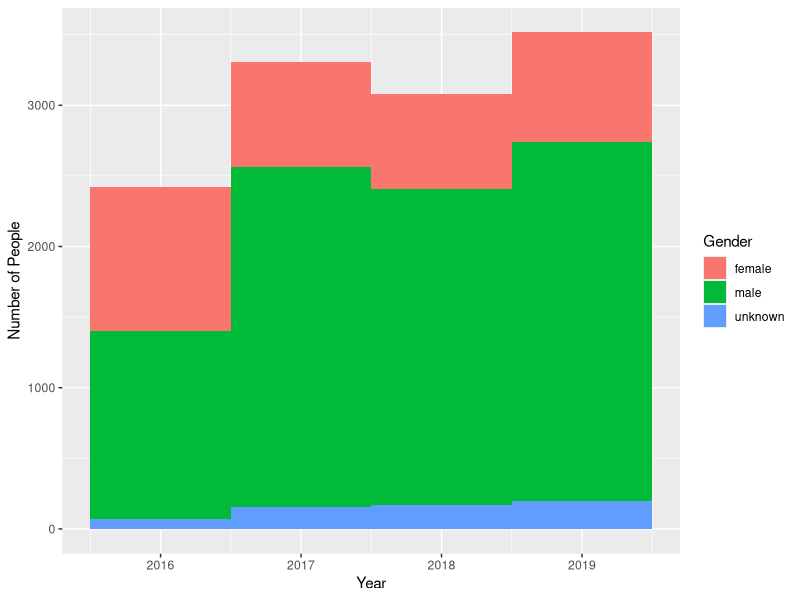
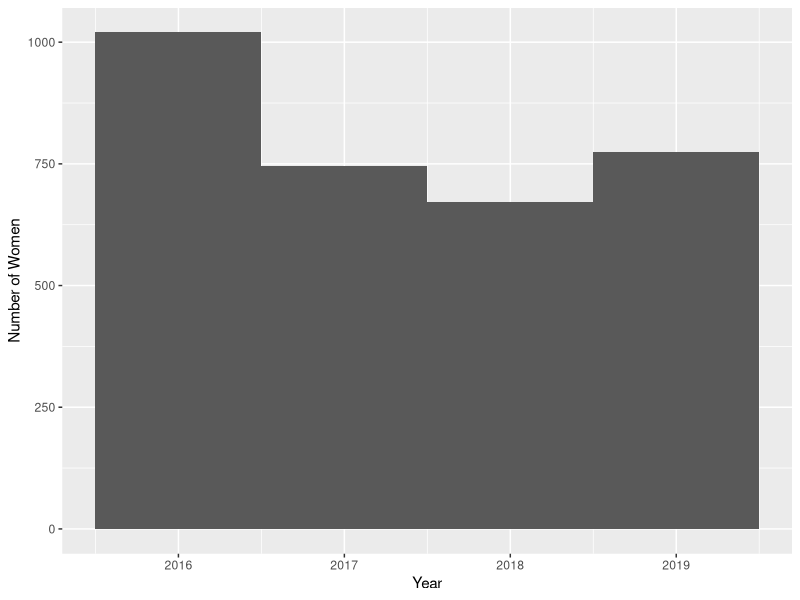
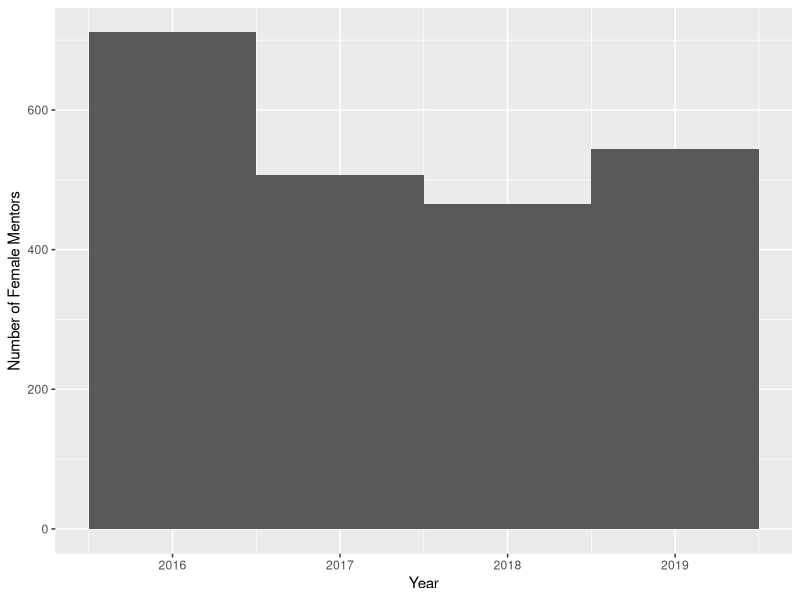
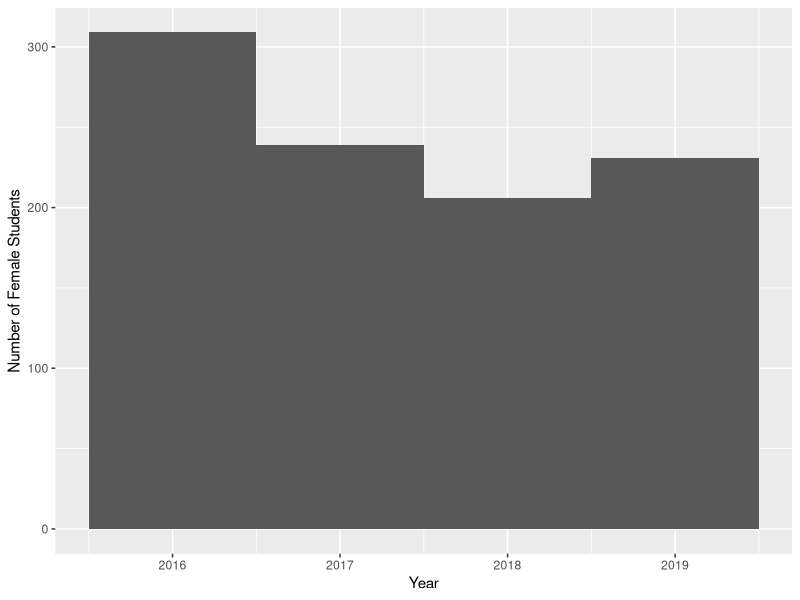
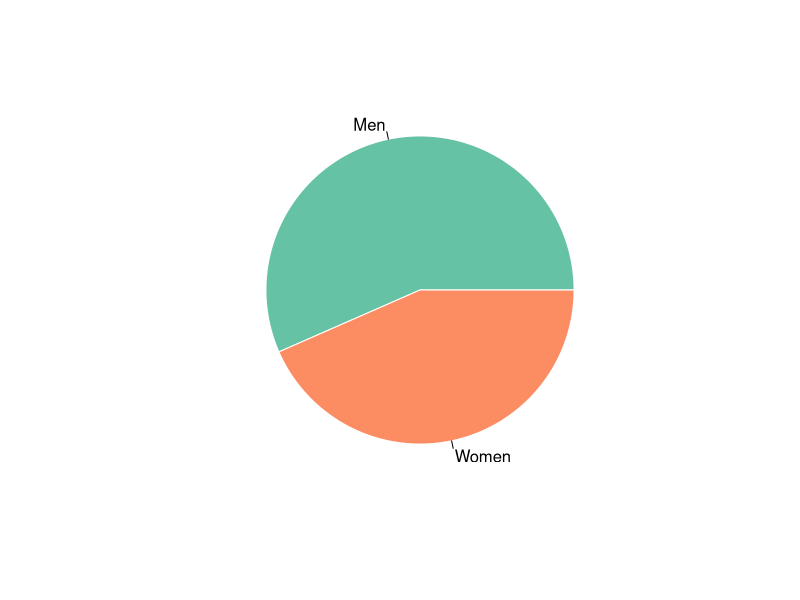
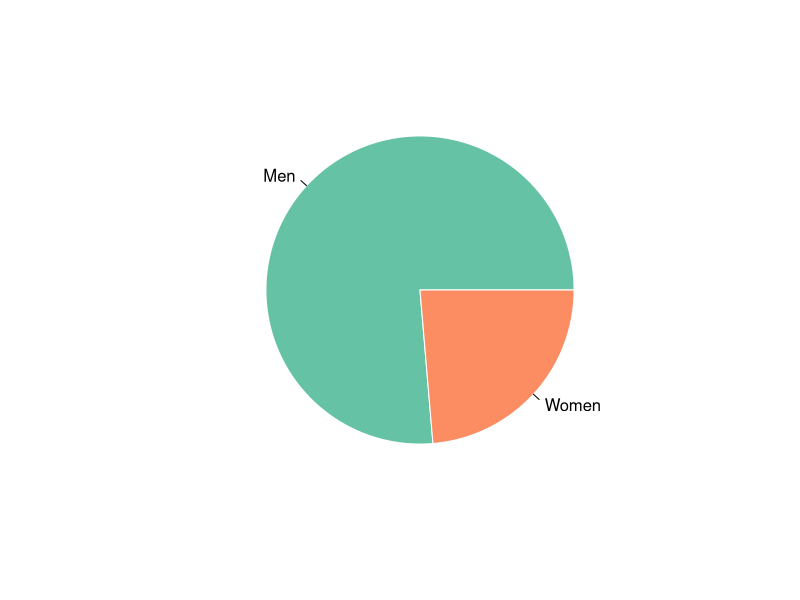
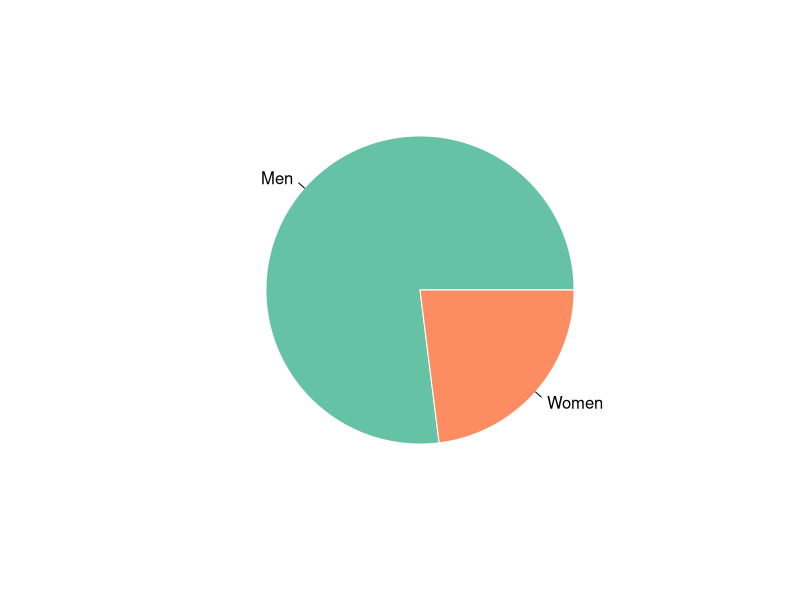
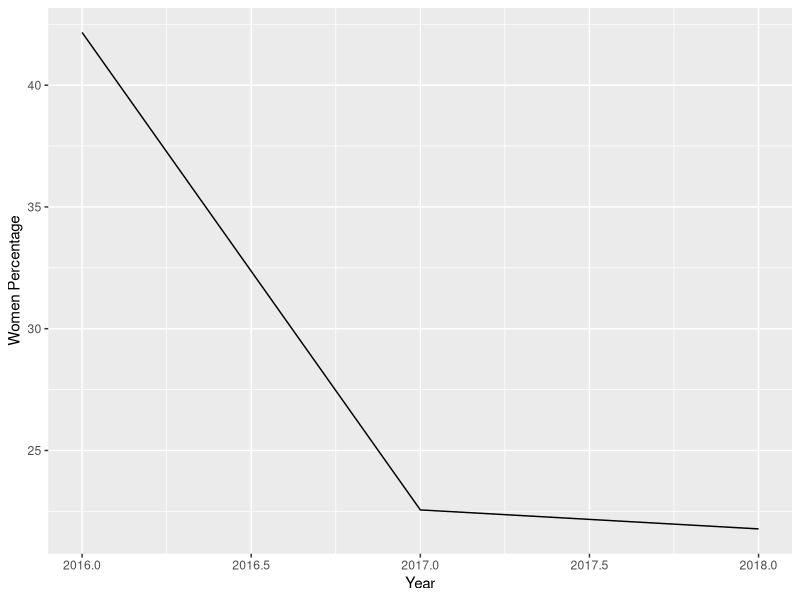

These charts were generated, in order, by the following R code:
## ---- chunk 1
knitr::opts_chunk$set(echo = TRUE)
library(dplyr)
library(ggplot2)
library(RColorBrewer)
## ---- chunk 2
gsoc_data <- read.csv(file="gsoc_data.csv", header=TRUE, sep=",")
myPalette <- brewer.pal(5, "Set2") 

## ---- chunk 3
qplot(x = Year, fill = Gender, data = gsoc_data, binwidth = 1, xlab="Year", ylab="Number of People")

## ---- chunk 4
mulheres <- gsoc_data %>%
  filter(Gender == "female")
## ---- chunk 5
qplot(x = Year, data = mulheres, binwidth = 1, xlab="Year", ylab="Number of Women") 
## ---- chunk 6
mulheres <- gsoc_data %>%
  filter(Gender == "female" & Person.Type == "mentor")
## ---- chunk 7
qplot(x = Year, data = mulheres, binwidth = 1, xlab="Year", ylab="Number of Female Mentors")
## ---- chunk 8
mulheres <- gsoc_data %>%
  filter(Gender == "female" & Person.Type == "student")
## ---- chunk 9
qplot(x = Year, data = mulheres, binwidth = 1, xlab="Year", ylab="Number of Female Students")
## ---- chunk 10
pctMulheres1 = (nrow(gsoc_data %>% filter(Year == "2016" & Gender=="female")) / nrow(gsoc_data %>% filter(Year == "2016"))) * 100

pctMulheres1
## ---- chunk 11
pctHomens = (nrow(gsoc_data %>% filter(Year == "2016" & Gender=="male")) / nrow(gsoc_data %>% filter(Year == "2016"))) * 100

pctHomens
## ---- chunk 12
listavalores <- c(pctHomens, pctMulheres1)
listalabels <- c("Men", "Women")

pie(listavalores, listalabels, border="white", col=myPalette)
## ---- chunk 13
pctMulheres2 = (nrow(gsoc_data %>% filter(Year == "2017" & Gender=="female")) / nrow(gsoc_data %>% filter(Year == "2017"))) * 100

pctMulheres2
## ---- chunk 14
pctHomens = (nrow(gsoc_data %>% filter(Year == "2017" & Gender=="male")) / nrow(gsoc_data %>% filter(Year == "2017"))) * 100

pctHomens
## ---- chunk 15
listavalores <- c(pctHomens, pctMulheres2)
listalabels <- c("Men", "Women")

pie(listavalores, listalabels, border="white", col=myPalette)
## ---- chunk 16
pctMulheres3 = (nrow(gsoc_data %>% filter(Year == "2018" & Gender=="female")) / nrow(gsoc_data %>% filter(Year == "2018"))) * 100

pctMulheres3
## ---- chunk 17
pctHomens = (nrow(gsoc_data %>% filter(Year == "2018" & Gender=="male")) / nrow(gsoc_data %>% filter(Year == "2018"))) * 100

pctHomens
## ---- chunk 18
listavalores <- c(pctHomens, pctMulheres3)
listalabels <- c("Men", "Women")


pie(listavalores, listalabels, border="white", col=myPalette)
## ---- chunk 19
porcentagemMulheres <- c(pctMulheres1,pctMulheres2,pctMulheres3)
anos <- c(2016 , 2017, 2018)

porcentagemMulheresPorAno <- data.frame(porcentagemMulheres,anos)

qplot(x = anos, y = porcentagemMulheres, data = porcentagemMulheresPorAno, geom = "line", xlab="Year", ylab="Women Percentage")
## ---- chunk 20
qtdMentores = (nrow(gsoc_data %>% filter(Person.Type == "mentor")))
qtdEstudantes = (nrow(gsoc_data %>% filter(Person.Type == "student")))

qtdMentores
qtdEstudantes
## ---- chunk 21
listavalores <- c(qtdMentores, qtdEstudantes)
listalabels <- c("Mentors", "Students")


pie(listavalores, listalabels, border="white", col=myPalette)
## ---- chunk 22
pctMulheresMentoras = (nrow(gsoc_data %>% filter(Person.Type == "mentor" & Gender=="female")) / nrow(gsoc_data %>% filter(Gender == "female"))) * 100

pctHomensMentores = (nrow(gsoc_data %>% filter(Person.Type == "mentor" & Gender == "male")) / nrow(gsoc_data %>% filter(Gender == "male"))) * 100


pctMulheresMentoras
pctHomensMentores
